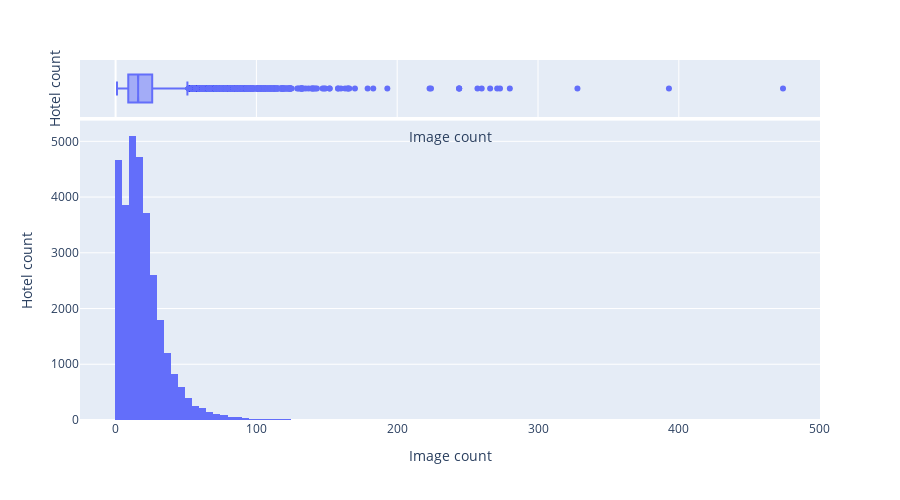

Here is the notebook cell this chart was saved with:
### Code cell
fig = px.histogram(group_df, x="image_count", nbins=100, marginal="box", height=500)
# fig.update_layout(title="Distribution of image count per hotel")
# fig.update_traces(hovertemplate="Image count: %{x} <br>Hotel count: %{y:%d}")
fig.update_yaxes(title_text="Hotel count")
fig.update_xaxes(title_text="Image count")
fig.show()
fig.write_image("./distribution_of_image_count_per_hotel.jpg")

### Figure 1 — Plotly figure (JSON) as saved in the notebook; plotly's stock layout.template omitted (floating-point values rounded to 4 significant figures; data arrays with more than 128 entries replaced by an {"elided": "..."} marker saying what was removed)
{"data": [{"alignmentgroup": "True", "bingroup": "x", "hovertemplate": "image_count=%{x}<br>count=%{y}<extra></extra>", "legendgroup": "", "marker": {"color": "#636efa", "pattern": {"shape": ""}}, "name": "", "nbinsx": 100, "offsetgroup": "", "orientation": "v", "showlegend": false, "type": "histogram", "x": {"elided": "30578 int values"}, "xaxis": "x", "yaxis": "y"}, {"alignmentgroup": "True", "hovertemplate": "image_count=%{x}<extra></extra>", "legendgroup": "", "marker": {"color": "#636efa"}, "name": "", "notched": true, "offsetgroup": "", "showlegend": false, "type": "box", "x": {"elided": "30578 int values"}, "xaxis": "x2", "yaxis": "y2"}], "layout": {"barmode": "relative", "height": 500, "legend": {"tracegroupgap": 0}, "margin": {"t": 60}, "xaxis": {"anchor": "y", "domain": [0, 1], "title": {"text": "Image count"}}, "xaxis2": {"anchor": "y2", "domain": [0, 1], "matches": "x", "showgrid": true, "showticklabels": false, "title": {"text": "Image count"}}, "yaxis": {"anchor": "x", "domain": [0, 0.8316], "title": {"text": "Hotel count"}}, "yaxis2": {"anchor": "x2", "domain": [0.8416, 1], "matches": "y2", "showgrid": false, "showline": false, "showticklabels": false, "ticks": "", "title": {"text": "Hotel count"}}}}
